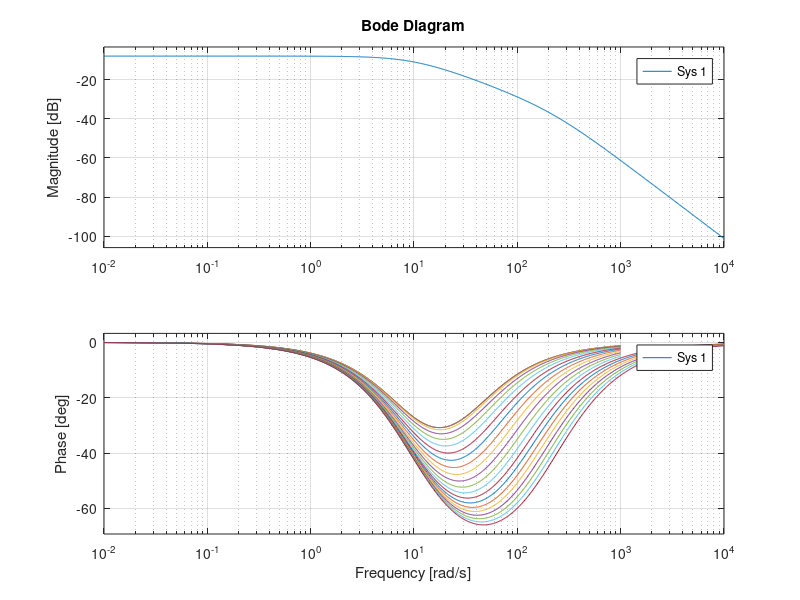
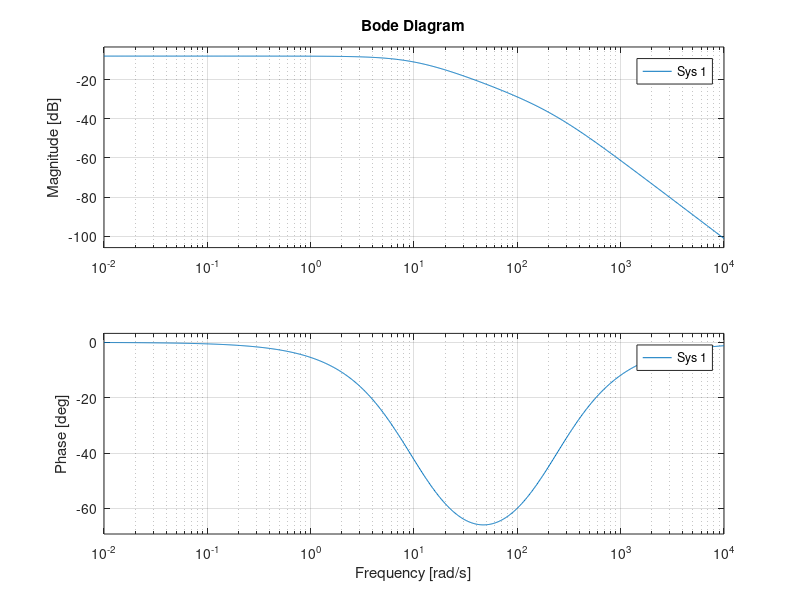
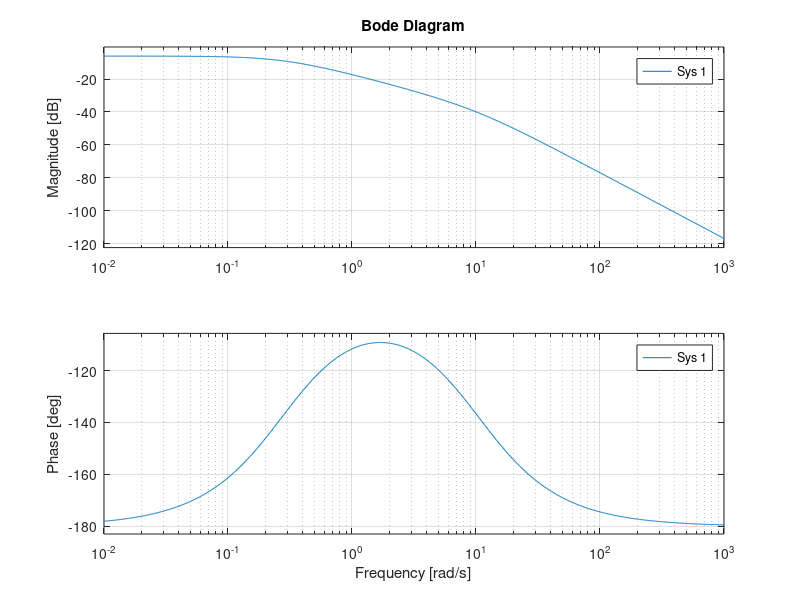

MATLAB code for these plots, in order:
clear all
close all

W2 = tf([2],[1 10]);
W1 = tf([1],[1 1]);
P = tf([1],[1 -1]);
C = 5/7;

L = P*C;
T = L/(1+L);
S = 1/(1+L);
figure(7)
%bode(2*W2*T)
bode(W2*T)
hold on
%bode((W1*S)/(1-2*W2*T))
%bode((W1*S)/(1+2*W2*T))

%%
%sfigure(1)
%bode(1/(P*(W2-1))) % *2

figure(2)
C = -30;
for i= 0:1:20
   
    L = P*C;
    T = L/(1+L);
    hold on
    bode(2*W2*T)
    C = C-i;
    
end

%%
C = -0.7;
figure(3)

bode(2*W2*T)
% nyquist(W2*T)

% norm(2*W2*T,inf)
